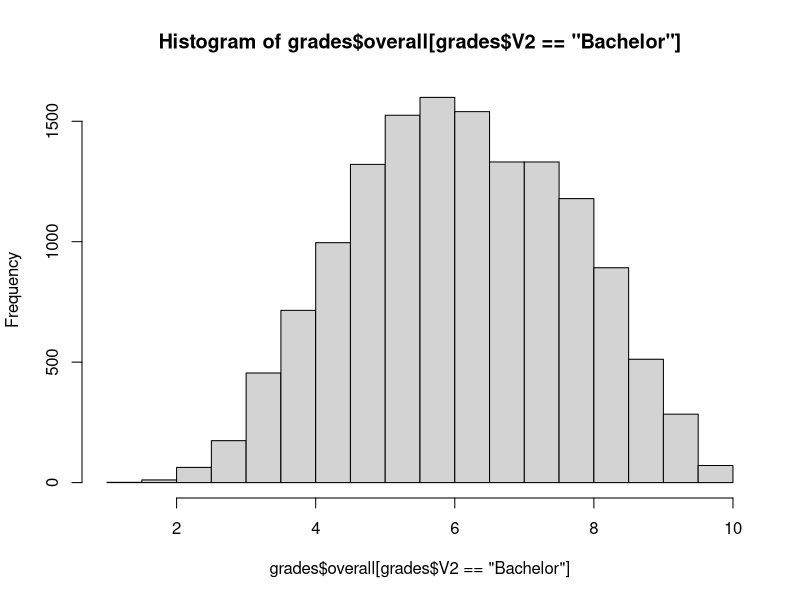
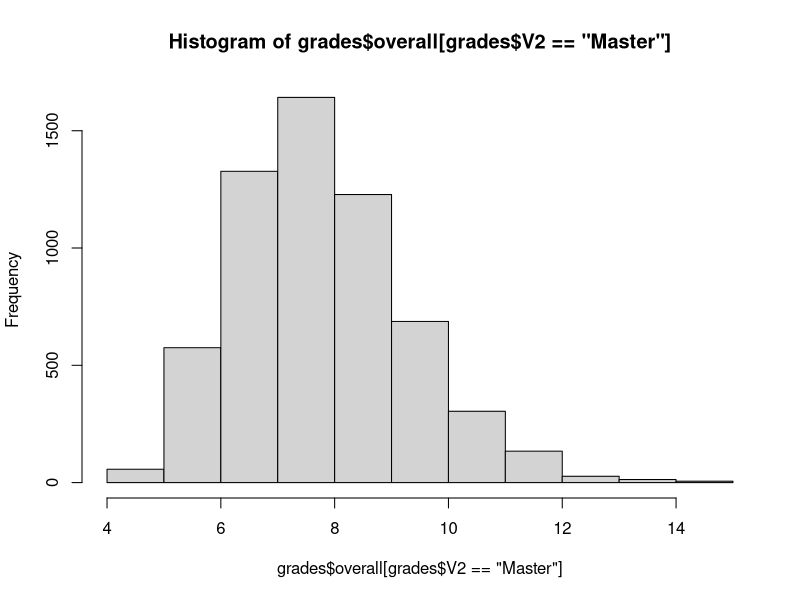
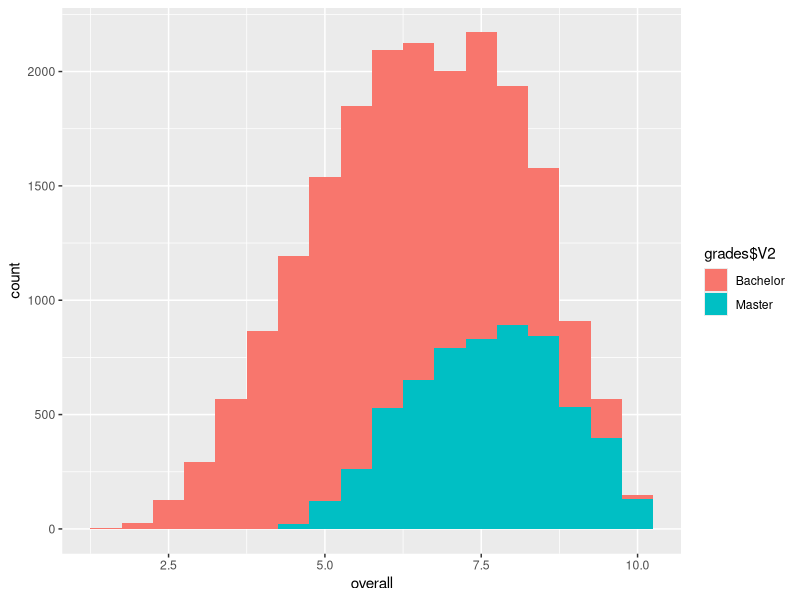
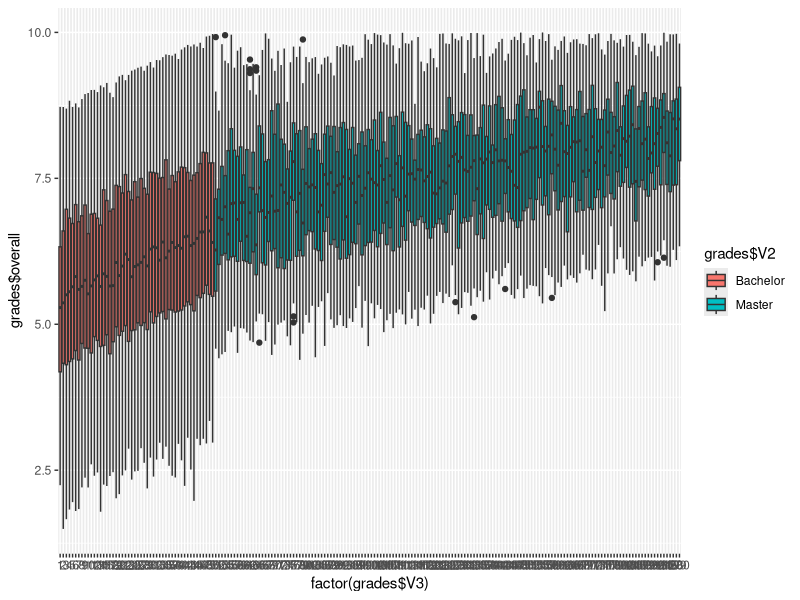
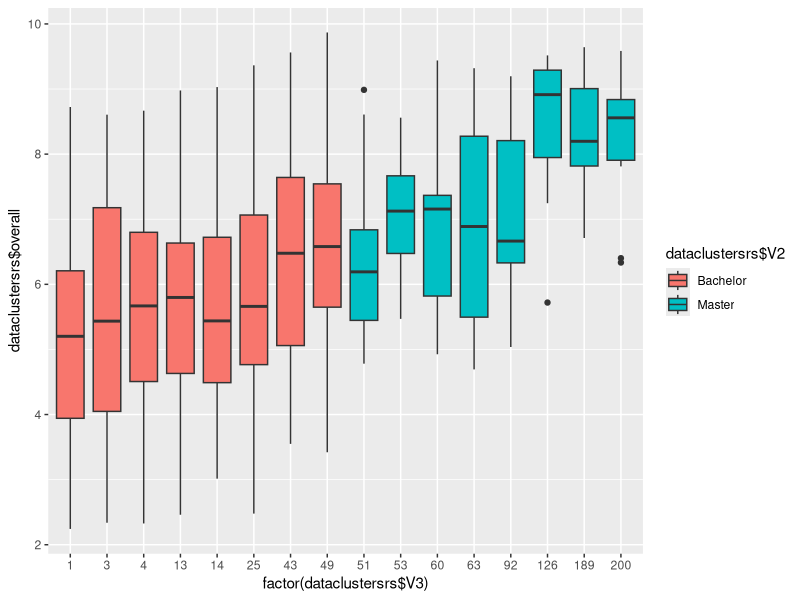
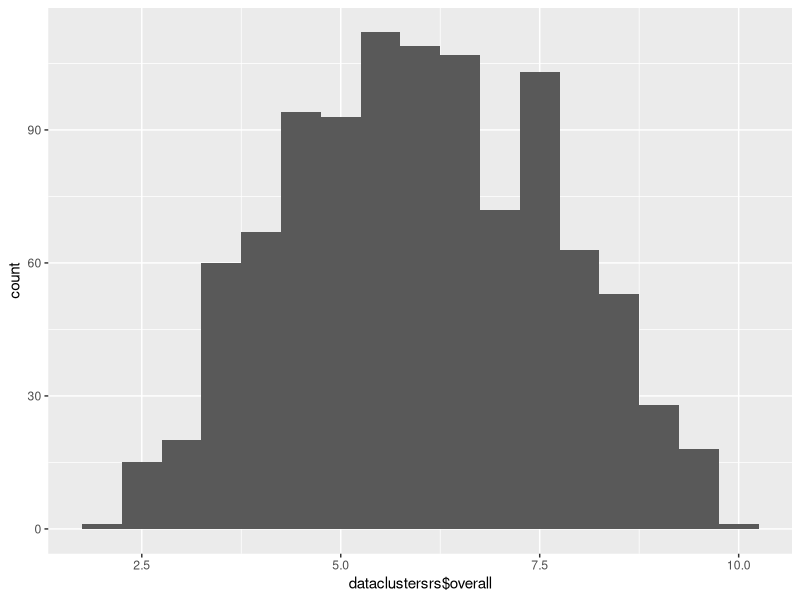
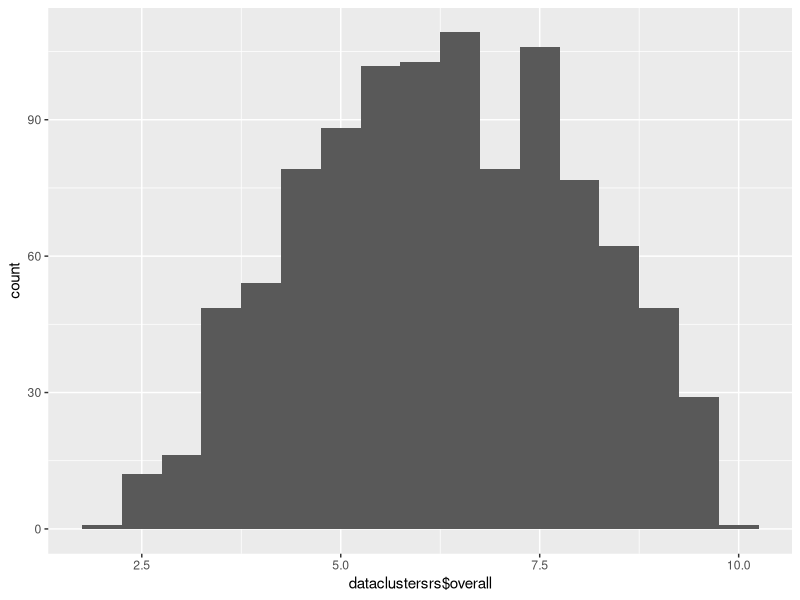
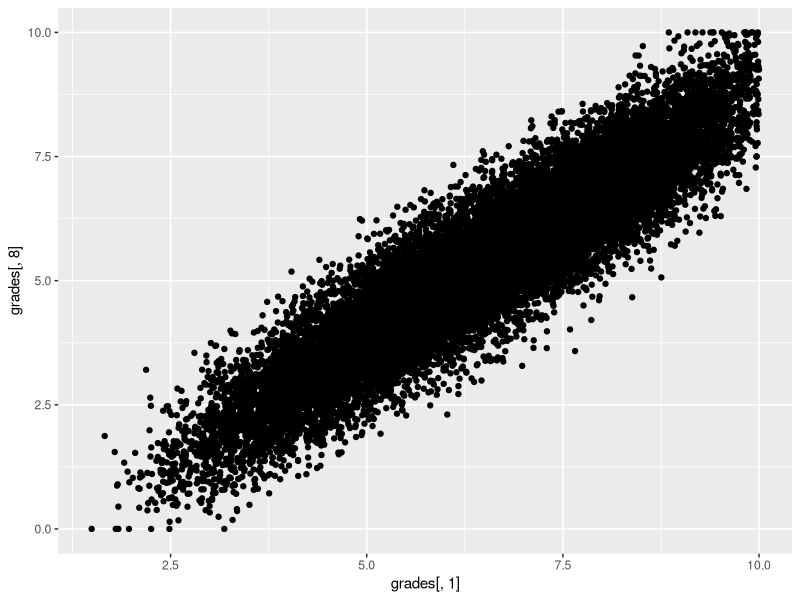

The R script that drew these images, in order: (Note: this script raises an error after producing the figures.)
# sampling some data for student grades
# Peter Lugtig, copyright 2017
# Questions: p.lugtig@uu.nl


#clean workspace
rm(list=ls(all=TRUE))
#install.packages("sampling")
#install.packages("ggplot2")
#install.packages("survey")

require(sampling) # for sampling
require(survey) # for design weights and corrections
require(ggplot2)
require(MASS)#for sampling multivariate normal distributio
se <- function(x) sd(x)/sqrt(length(x)) # standard error function

# Utrecht University - 200 programmes (lets assume two sizes (small and big))
# 20.000 students. 
# 50 BA-programmes with 280 students
# 150 MA programmes with 40 students

# generate  degrees
#?set.seed
set.seed(11)
overall <- as.numeric(4+rpois(n=14000,lambda=2.8)+mvrnorm(n=14000,0,0.3))
overall[overall>10] <- 8.5
overallBA <-as.data.frame(overall)
overallBA[,2] <- "Bachelor"
# generate MA degrees
set.seed(11)
overall <- as.numeric(5.5+rpois(n=6000,lambda=2.0)+mvrnorm(n=6000,0,0.1))
overallMA <-as.data.frame(overall)
overallMA[,2] <- "Master"
overallBA[,3] <- rep(1:50,each=280)
overallMA[,3] <- rep(51:200, each=40)
# now add some between-cluster variance
overallMA[,1] <- overallMA[,1]+(overallMA[,3]/100)- 1
overallBA[,1] <- overallBA[,1]+(overallBA[,3]/40)- 1.25


#merge
grades <- rbind(overallBA,overallMA)
hist(grades$overall[grades$V2=="Bachelor"])
hist(grades$overall[grades$V2=="Master"])
grades$overall[grades$overall>10] <- 8.5+mvrnorm(n=20000,0,0.2)

require(ggplot2) # for a nice plot
ggplot(grades, aes(overall,fill=grades$V2)) +
  geom_histogram(binwidth=.5)
# get ICC for the data for 3 vars (1. degree, 2. programme, 3. interaction)
aov.grades <- summary(aov(grades$overall ~ grades$V2, grades))
between <- aov.grades[[1]][["Sum Sq"]][[1]]
total <- aov.grades[[1]][["Sum Sq"]][[1]]+ aov.grades[[1]][["Sum Sq"]][[2]]
(150/149)*(between/total) # ICC = .1805 for BA/MA

aov.grades <- summary(aov(grades$overall ~ grades$V3, grades))
between <- aov.grades[[1]][["Sum Sq"]][[1]]
total <- aov.grades[[1]][["Sum Sq"]][[1]]+ aov.grades[[1]][["Sum Sq"]][[2]]
(150/149)*(between/total) # ICC = .214 for BA/MA

aov.grades <- summary(aov(grades$overall ~ grades$V3:grades$V2, grades))
aov.grades
between <- aov.grades[[1]][["Sum Sq"]][[1]]
total <- aov.grades[[1]][["Sum Sq"]][[1]]+ aov.grades[[1]][["Sum Sq"]][[2]]
(150/149)*(between/total) # ICC = .145 for BA/MA

#grades$V3
# stats for Ba/MA
mean(grades$overall[grades$V2=="Bachelor"])   # 6.08
mean(grades$overall[grades$V2=="Master"])     # 7.57
var(grades$overall[grades$V2=="Bachelor"])    # 2.48
var(grades$overall[grades$V2=="Master"])      # 1.41
var(grades$overall)                           # 2.64
mean(grades$overall)                          # 6.52
se(grades$overall)                            # .01147895
# stas for programmes
ggplot(grades, aes(y=grades$overall,x=factor(grades$V3), fill=grades$V2)) +
  geom_boxplot()


# now take a sample
# Take a two-stage cluster sample. 
# step 0: for comparison, take srs
set.seed(11)
grades[,4] <-srswor(1000,20000)                                    #srswor
mean(grades$overall[grades$V4==1])                                  #6.49
se(grades$overall[grades$V4==1])                                    #.0510
sesrs <- se(grades$overall[grades$V4==1])                          
table(grades$V2,grades$V4)
grades$V5 <- 20000
grades$V6[grades$V2=="Bachelor"] <- 280
grades$V6[grades$V2=="Master"] <- 40
grades[,7] <- 1:20000 #number for fpc
# now a two stage sample
# step 1, select 8 clusters from BA
clusterselection <- as.data.frame(1:200)
set.seed(11)
clusterselection[1:50,2] <- as.numeric(srswor(8,50)) # clusters 1,3,4,13,14,25,43,49 selected

# step 1 select 8 clusters from MA
set.seed(11)
clusterselection[51:200,2] <- as.numeric(srswor(8,150)) # clusters 51,53,60,63,92,126,189,200
table(clusterselection[,1])
dataclusters <- subset(grades, grades$V3==1|grades$V3==3|grades$V3==4|grades$V3==13|grades$V3==14|grades$V3==25|grades$V3==43|grades$V3==49|
                               grades$V3==51|grades$V3==53|grades$V3==60|grades$V3==63|grades$V3==92|grades$V3==126| grades$V3==189| grades$V3==200)
# step 2 take an SRS from every cluster
set.seed(11)
dataclusters[1:280,4] <- srswor(112,280) 
dataclusters[281:560,4] <- srswor(112,280) 
dataclusters[561:840,4] <- srswor(112,280) 
dataclusters[841:1120,4] <- srswor(112,280) 
dataclusters[1121:1400,4] <- srswor(112,280) 
dataclusters[1401:1680,4] <- srswor(112,280) 
dataclusters[1681:1960,4] <- srswor(112,280) 
dataclusters[1961:2240,4] <- srswor(112,280) 
dataclusters[2241:2280,4] <- srswor(15,40) 
dataclusters[2281:2320,4] <- srswor(15,40)  
dataclusters[2321:2360,4] <- srswor(15,40) 
dataclusters[2361:2400,4] <- srswor(15,40) 
dataclusters[2401:2440,4] <-  srswor(15,40)  
dataclusters[2441:2480,4] <-  srswor(15,40) 
dataclusters[2481:2520,4] <-  srswor(15,40) 
dataclusters[2521:2560,4] <-  srswor(15,40)
dataclustersrs <- subset(dataclusters,V4==1)
# compute weights 
dataclustersrs[,8] <- 2.5 #srs weights
dataclustersrs[1:896,9] <- 6.25 #cluster weights BA
dataclustersrs[897:1016,9] <- 18.75 #cluster weights BA
dataclustersrs[,10] <- dataclustersrs[,8]*dataclustersrs[,9] # total weights
dataclustersrs[,11] <- dataclustersrs[,10]/mean(dataclustersrs[,10])

clus2 <- svydesign(ids=~dataclustersrs$V3+dataclustersrs$V7, # note: two ids. for programme, and respondent id
                   strata=~dataclustersrs$V2,
                   fpc = ~dataclustersrs$V5+dataclustersrs$V6, # note: two: for total sample, and size of cluster
                   data=dataclustersrs)

# or equivalent solution with weights
clus2a <- svydesign(ids=~dataclustersrs$V3+dataclustersrs$V7, # note: two ids. for programme, and respondent id
                    #  strata=~dataclustersrs$V2,
                    weights=~dataclustersrs$V11,
                    #   fpc = ~dataclustersrs$V5+dataclustersrs$V6, # note: two: for total sample, and size of cluster
                    data=dataclustersrs)
svymean(dataclustersrs$overall,design=clus2, deff=T) #s.e.= .15115
# to compute design effect
clus2b <- svydesign(ids=~1,
                   data=dataclustersrs)
svymean(dataclustersrs$overall,design=clus2b, deff=T) #s.e.= .051415
.15115^2/.051406^2 #correct:  design effect is 8.86 (we gain by spreading around more clusters)
# comparable design ignoring clustering
clus2c <- svydesign(ids=~1, strata=dataclustersrs$V2,data=dataclustersrs)
clus2d <- svydesign(ids=~dataclustersrs$V3+dataclustersrs$V7, fpc = ~dataclustersrs$V5+dataclustersrs$V6, 
                   data=dataclustersrs)
svymean(dataclustersrs$overall,design=clus2c, deff=T) #s.e.= .048572
svymean(dataclustersrs$overall,design=clus2d, deff=T) #s.e.= .15369
ggplot(dataclustersrs, aes(y=dataclustersrs$overall,x=factor(dataclustersrs$V3), fill=dataclustersrs$V2)) +
  geom_boxplot()

var(dataclustersrs$V11)


# plotting
# without weights 
ggplot(dataclustersrs, aes(dataclustersrs$overall)) +
  geom_histogram(binwidth=0.5)
# using weights
ggplot(dataclustersrs, aes(dataclustersrs$overall,weight=dataclustersrs$V11)) +
  geom_histogram(binwidth=0.5)

#################### ###########################

# add happiness to model
library(MASS)
grades[,8] <- grades$overall + mvrnorm(n=20000,-1.5,0.8)/1.3
grades$V8[grades$V8<0] <- 0
grades$V8[grades$V8>10] <- 10
qplot(grades[,1],grades[,8])
mean(grades$V8)


#take an srs for student happiness
set.seed(11)
grades[,4] <-srswor(1000,20000)  #                             #srswor
mean(grades$V8[grades$V4==1])                                  #5.32
se(grades$V8[grades$V4==1])                                    #.05477
sesrs <- se(grades$V8[grades$V4==1])                          
table(grades$V2,grades$V4)
grades$V5 <- 20000
grades$V6[grades$V2=="Bachelor"] <- 280
grades$V6[grades$V2=="Master"] <- 40
grades[,7] <- 1:20000 #number for fpc
#grades[,9] <- grades$overall/grades$V8
#grades$V9[grades$V9>5] <- 1

# add some error to the happiness data
grades[,9]<- NA
grades$V9[grades$V8<11] <- 5
grades$V9[grades$V8<8] <- 4
grades$V9[grades$V8<6.5] <- 3
grades$V9[grades$V8<5] <- 2
grades$V9[grades$V8<3.5] <-1

hist(grades$V9)
table(grades$V9)

################################################
# method 2. ratio estimation to two-stage cluster sample

# now ratio estimation
gradesrs <- subset(grades, V4==1)
  
ggplot(gradesrs,aes(gradesrs$V9))+
  geom_histogram() # goes wrong, strange ratios, due to low values
# using survey package
cluster.design <- svydesign(ids=~gradesrs$V7, # srs, so not necessaru
                    #  strata=~
                    #weights=~
                    #   fpc = ~, 
                    data=gradesrs)

############################################### get estimates #################################


svymean(gradesrs$V8,design=cluster.design) # 1. srs estimate: 
# mean=5.3406, se = .0548
svyratio(~gradesrs$V8, ~gradesrs$overall, design = cluster.design) 
predict(svyratio(~gradesrs$V8, ~gradesrs$overall, design = cluster.design),total= meangradesrs)#2. ratio estimate 
# mean= 5.3406, s.e = .023
svytotal(~gradesrs$V8, design = cluster.design)

# in regression, we can use different models, with/without intercepts
# here model without intercept to mimic ratio estimation (leads to somewhat biased estimates!)
srs.regression <- lm(gradesrs$V8~0+gradesrs$overall,data=gradesrs, subset=(V4==1)) #s.e. =.0036
summary(srs.regression)
srs.regression1 <- lm(gradesrs$V8~0+gradesrs$overall+gradesrs$V6,data=gradesrs, subset=(V4==1)) #s.e. =.0036
summary(srs.regression1)

# and get estimates without intercept 
mean(predict(srs.regression <- svyglm(V8 ~ 0+overall,design=cluster.design))) #mean= 5.40
se(predict(srs.regression <- svyglm(V8~ 0+overall,design=cluster.design))) #s.e. =.042
mean(predict(srs.regression1 <- svyglm(V8 ~ 0+overall+V6,design=cluster.design))) #mean= 5.37
se(predict(srs.regression1 <- svyglm(V8~0+overall+V6,design=cluster.design))) #s.e. =.0457
# now using intercept (as in Lohr - for comparison
mean(predict(srs.regression <- svyglm(V8 ~ overall,design=cluster.design))) #mean= 5.34
se(predict(srs.regression <- svyglm(V8~ overall,design=cluster.design))) #s.e. =.05029124
mean(predict(srs.regression1 <- svyglm(V8 ~ overall+V6,design=cluster.design))) #mean= 5.37
se(predict(srs.regression1 <- svyglm(V8~overall+V6,design=cluster.design))) #s.e. =.05029332
# lets say we use last model

srs.regression1 <- svyglm(V8 ~ overall+V6,design=cluster.design)
# predict out-of-sample (the proof of the pudding)
grades$pred <- predict(srs.regression1,newdata=gradesrs, mean=mean(gradesrs$V8))
mean(grades$pred) #mean= 5.34
se(grades$pred) #se .01124

################################# now oversample good students#####################################

table(grades$V9)
# sample: 10 - 85 - 190 - 360- 355
grades$V4[grades$V9==1] <- srswor(110,3113)
grades$V4[grades$V9==2] <- srswor(185,5094)
grades$V4[grades$V9==3] <- srswor(190,6134)
grades$V4[grades$V9==4] <- srswor(260,4401)
grades$V4[grades$V9==5] <- srswor(255,1258)
grades$V10[grades$V9==1] <- 3112 # fpc
grades$V10[grades$V9==2] <- 5094
grades$V10[grades$V9==3] <- 6134
grades$V10[grades$V9==4] <- 4401
grades$V10[grades$V9==5] <- 1258
table(grades$V4,grades$V9)
ggplot(grades,aes(y=grades$V8,x=grades$overall, colour=factor(grades$V4)))+
  geom_point()

gradesstrata <-subset(grades,V4==1)

ggplot(gradesstrata,aes(gradesstrata$V8))+
  geom_histogram()
ggplot(gradesstrata,aes(y=gradesstrata$V8,x=gradesstrata$overall))+
  geom_point()
ggplot(gradesstrata,aes(y=gradesstrata$V8,x=gradesstrata$overall,colour=gradesstrata$V6))+
  geom_point()
summary(gradesstrata)
strata.design <- svydesign(ids=~gradesstrata$V7, 
                            strata=gradesstrata$V9,
                          #weights=~
                           fpc = gradesstrata$V10, 
                          data=gradesstrata)

# get estimates
svymean(gradesstrata$V8,design=strata.design) # 5.3365, se.=.0163

svyratio(~gradesstrata$V8, ~gradesstrata$overall, design = strata.design) # s.e = .0037
predict(svyratio(~grades$V8, ~grades$overall, design = strata.design),total= meangradesrs)

#2. ratio estimate 
# mean = 5.32, s.e. = .026
svytotal(~gradesstrata$V8, design = strata.design)

# now, regression model witout intercept
strata.regression <- svyglm(V8~0+overall+V6,design=strata.design)
summary(strata.regression)
resid.strata <- resid(strata.regression)
plot(gradesstrata$V8,resid.strata)

mean(predict(strata.regression <- svyglm(V8 ~ 0 +overall+V6,design=strata.design))) 
se(predict(strata.regression <- svyglm(V8~0 +overall+V6,design=strata.design)))

strata.regression1 <- svyglm(V8 ~ overall+V6,design=strata.design)
# predict out-of-sample
grades$pred2 <- predict(strata.regression1,newdata=grades, mean=mean(grades$V8))
mean(grades$pred2) #mean= 5.365331
se(grades$pred2) #se .01106978

ggplot(grades,aes(y=gradesrs$V8,x=gradesrs$overall))+
  geom_point()

############################# now 1000 from most extreme values based on grade ############################

summary(grades)
grades$V4[grades$V9==1] <- srswor(200,3160)
grades$V4[grades$V9==5] <- srswor(800,1283)
grades$V10[grades$V9==1] <- 3160 # fpc
grades$V10[grades$V9==5] <- 1283
ggplot(grades,aes(y=grades$V8,x=grades$overall, colour=factor(grades$V4)))+
  geom_point()

gradesweird <-subset(grades,V4==1)
ggplot(gradesweird,aes(gradesweird$V8))+
  geom_histogram()
weird.design <- svydesign(ids=~gradesweird$V7, 
                           strata=gradesweird$V9,
                           #weights=~
                           fpc = gradesweird$V10, 
                           data=gradesweird)

# 1. design-based estimation
svymean(gradesweird$V8,design=weird.design) 
# mean= 5.39, se=.0152

# 2. ratio estimation
svyratio(~gradesweird$V8, ~gradesweird$overall, design = weird.design)
predict(svyratio(~gradesweird$V8, ~gradesweird$overall, design = weird.design),total= meangradeweird[[1]])
# mean = 5.369, s.e. = .01915657

# 3. regression estimation
svytotal(~gradesweird$V8, design = weird.design)
weird.regression <- svyglm(V8~0+overall+V6,design=weird.design)
resid.weird <- resid(weird.regression)
plot(gradesweird$V8,resid.weird)
ggplot(gradesweird,aes(y=gradesweird$V8, x=gradesweird$overall))+
  geom_point()

weird.regression1 <- svyglm(V8 ~ overall+V6,design=weird.design)
# predict out-of-sample
grades$pred3 <- predict(weird.regression1,newdata=gradesrs, mean=mean(gradesrs$V8))

mean(grades$pred3) #mean= 5.3666097
se(grades$pred3) #se .01108622


###################################################

# ffollow-ups to show difference in predictions
# they are all rather small.

# plot predictedsrs, predictedstrata
ggplot(grades,aes(y=grades$pred,x=grades$pred2))+
  geom_point()
# plot predictedsrs, predictedextremes
ggplot(grades,aes(y=grades$pred,x=grades$pred3))+
  geom_point()
# plot predictedstrata, predictedextremes
ggplot(grades,aes(y=grades$pred2,x=grades$pred3))+
  geom_point()
